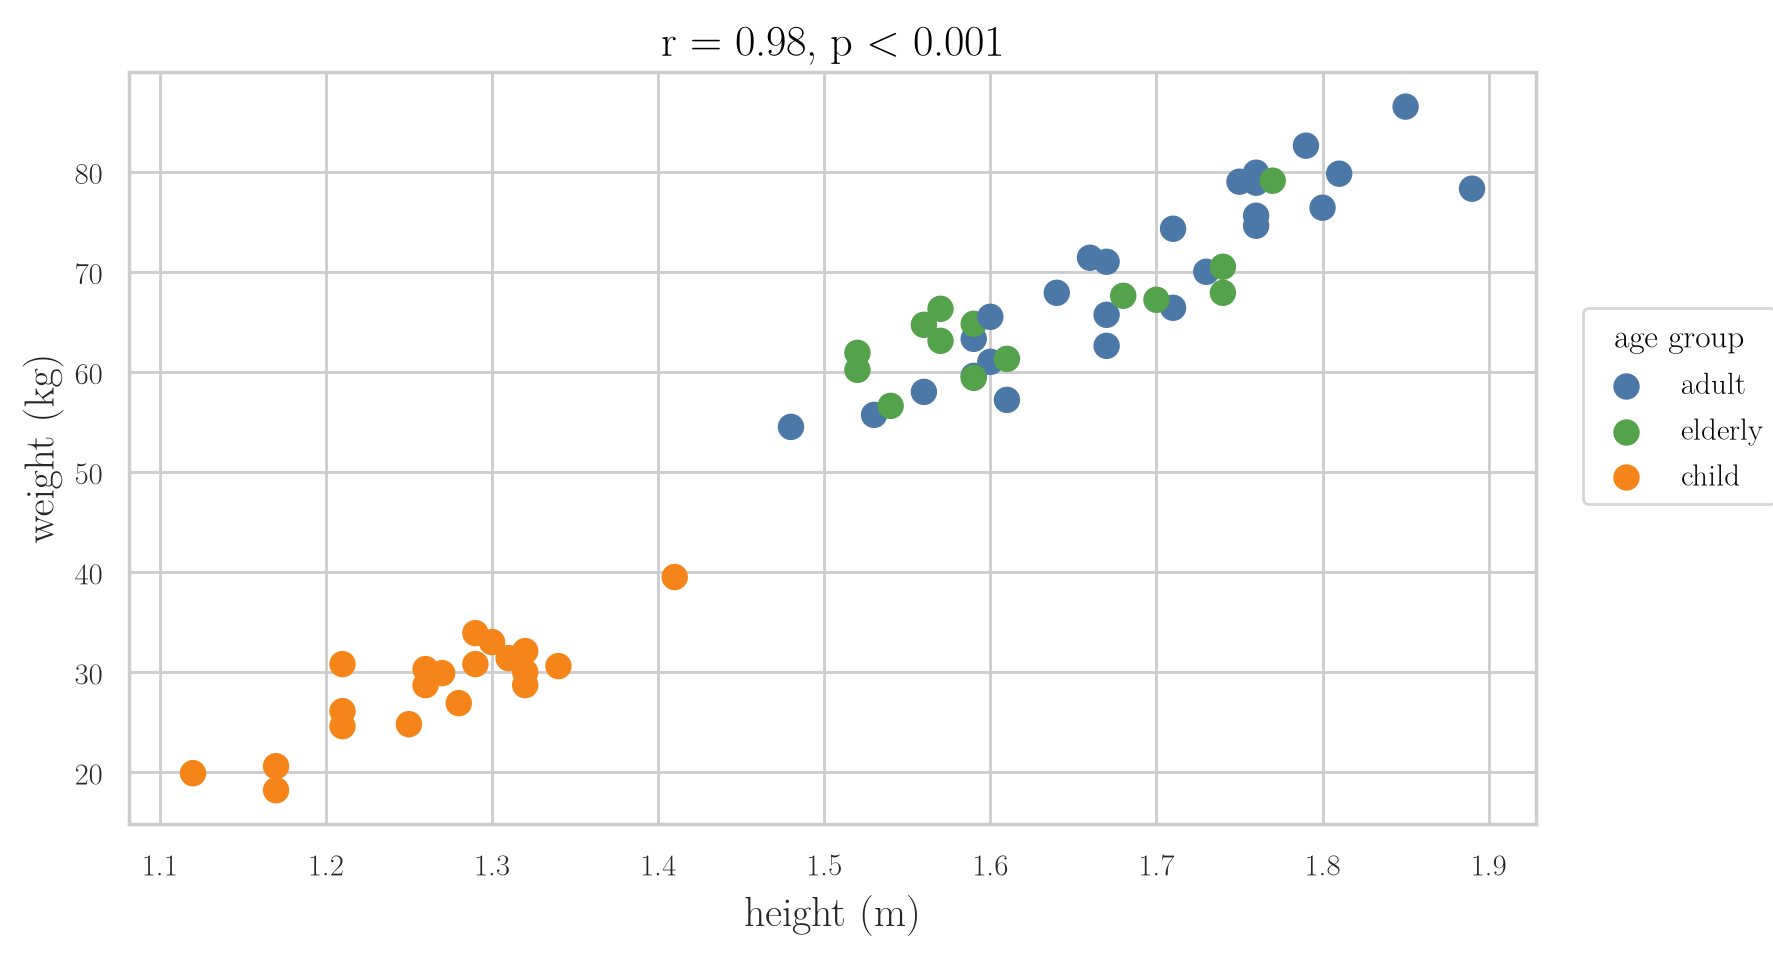

Write Python code to recreate this figure.
"""Height against weight for the 60 people of data/people.csv, coloured by age group: a strong positive relationship."""
from pathlib import Path
import pandas as pd
import seaborn as sns
import seaborn.objects as so

here = Path(__file__).parent
people = pd.read_csv(here.parent / "data" / "people.csv")
plot = (
    so.Plot(people, x="height", y="weight", color="age_group")
    .add(so.Dot(pointsize=9))
    .scale(color={"child": "#F58518", "adult": "#4C78A8", "elderly": "#54A24B"})
    .label(x="height (m)", y="weight (kg)", color="age group", title="r = 0.98, p < 0.001")
    .layout(size=(8, 5))
    .theme({**sns.axes_style("whitegrid"), "font.family": "Latin Modern Roman", "font.size": 14,
            "axes.titlesize": 16, "axes.labelsize": 15})
)
plot.save(here / "height_weight.png", dpi=200, bbox_inches="tight")
plot.save(here / "height_weight.pdf", bbox_inches="tight")
